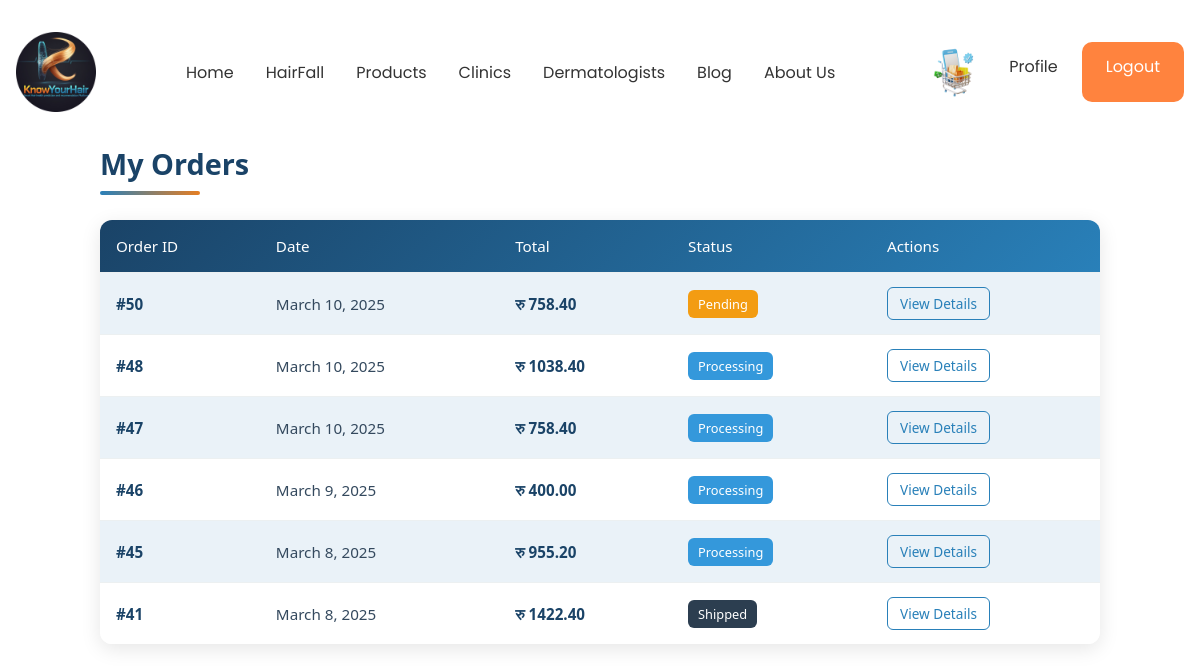
Page /product/my-orders/ (signed in) on the earlier database version.
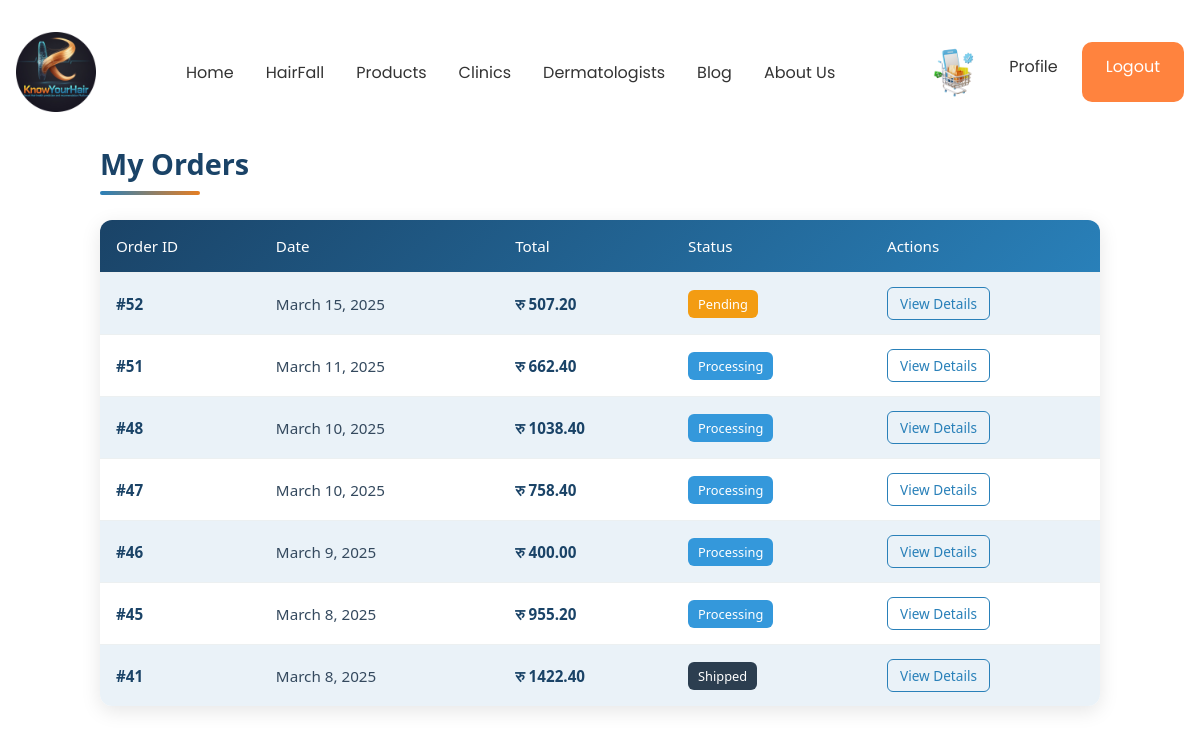
Same page on the later database version.
### product/models.py (models this page shows, shortened)
class Order(models.Model):
    STATUS_CHOICES = [
        ('Pending', 'Pending'),
        ('Processing', 'Processing'),
        ('Shipped', 'Shipped'),
        ('Delivered', 'Delivered'),
        ('Cancelled', 'Cancelled'),
    ]
    user = models.ForeignKey(User, on_delete=models.CASCADE, related_name="orders")
    total_amount = models.DecimalField(max_digits=10, decimal_places=2, default=0.00)
    status = models.CharField(max_length=20, choices=STATUS_CHOICES, default='Pending')
    city = models.TextField( default='Kathmandu')
    postal_code = models.TextField(default='44600')
    shipping_address = models.TextField()
    phone = models.CharField(max_length=20)
    created_at = models.DateTimeField(auto_now_add=True)
    updated_at = models.DateTimeField(auto_now=True)
    transaction_uuid = models.CharField(max_length=100, blank=True, null=True)
    payment_ref = models.CharField(max_length=100, blank=True, null=True)
    payment_method = models.CharField(max_length=20, blank=True, null=True)

### product/views.py (the view)
# urls.py: path('my-orders/', views.my_orders, name='my_orders'),
@login_required
def my_orders(request):
    orders = Order.objects.filter(user=request.user).order_by('-created_at')
    return render(request, 'product/my_orders.html', {'orders': orders})

### product/templates/product/my_orders.html (shortened to what this page needs)
{% extends "base/base.html" %}
{% load static %}
{% block myOrders_css %}
<link rel="stylesheet" type="text/css" href="{% static 'product/css/myOrders.css' %}">
{% endblock %}
{% block content %}
<div class="order-list-container">
    <h2 class="order-list-title">My Orders</h2>
    {% if orders %}
        <div class="order-list-table-container">
            <table class="order-list-table">
                <thead class="order-list-table-head">
                    <tr>
                        <th>Order ID</th>
                        <th>Date</th>
                        <th>Total</th>
                        <th>Status</th>
                        <th>Actions</th>
                    </tr>
                </thead>
                <tbody class="order-list-table-body">
                    {% for order in orders %}
                    <tr>
                        <td class="order-list-order-id">#{{ order.id }}</td>
                        <td class="order-list-date">{{ order.created_at|date:"F j, Y" }}</td>
                        <td class="order-list-amount">रु {{ order.total_amount }}</td>
                        <td>
                            <span class="order-list-badge
                                {% if order.status == 'Pending' %}order-list-badge-warning
                                {% elif order.status == 'Processing' %}order-list-badge-info
                                {% elif order.status == 'Shipped' %}order-list-badge-primary
                                {% elif order.status == 'Delivered' %}order-list-badge-success
                                {% else %}order-list-badge-danger{% endif %}">
                                {{ order.status }}
                            </span>
                        </td>
                        <td>
                            <a href="{% url 'order_details' order.id %}" class="order-list-button">View Details</a>
                        </td>
                    </tr>
                    {% endfor %}
                </tbody>
            </table>
        </div>
    {% else %}
        <div class="order-list-alert">
            <p>You haven't placed any orders yet.</p>
            <a href="{% url 'KnowYourHair-product' %}" class="order-list-browse-button">Browse Products</a>
        </div>
    {% endif %}
</div>
{% endblock %}

### base/templates/base/base.html (shortened to what this page needs)
{% load static %}
<!DOCTYPE html>
<html lang="en">
<head>
    <link rel="stylesheet" href="https://cdnjs.cloudflare.com/ajax/libs/font-awesome/5.15.4/css/all.min.css">
    <link href="https://cdnjs.cloudflare.com/ajax/libs/font-awesome/6.0.0/css/all.min.css" rel="stylesheet">
     <link rel="stylesheet" type="text/css" href="{% static 'base/css/footer.css' %}">
    <link rel="stylesheet" type="text/css" href="{% static 'product/css/searchBar.css' %}">
    <link rel="stylesheet" href="https://cdnjs.cloudflare.com/ajax/libs/font-awesome/6.0.0/css/all.min.css">
    {% block myOrders_css %} {% endblock %}
</head>
<body>
    {% include 'base/navbar.html' %}
    <main class="container">
        {% block content %}{% endblock %}
    </main>
</body>
</html>

### base/templates/base/navbar.html (shortened to what this page needs)
{% load static %}
{% block navbar_css %}
<link rel="stylesheet" type="text/css" href="{% static 'base/css/home.css' %}">
{% endblock %}
<nav>
    <div class="nav__header">
    <div class="nav__logo">
        <a href="{% url 'KnowYourHair-home' %}">
            <img src="{% static 'base/images/logo.png' %}" alt="KnowYourHair Logo" class="logo-image">
        </a>
    </div>
</div>
    <ul class="nav__links" id="nav-links">
        <li class="active"><a href="{% url 'KnowYourHair-home' %}">Home</a></li>
        <li><a href="{% url 'KnowYourHair-hairfallprediction' %}">HairFall</a></li>
        <li><a href="{% url 'KnowYourHair-product' %}">Products</a></li>
        <li><a href="{% url 'KnowYourHair-clinic' %}">Clinics</a></li>
        <li><a href="{% url 'dermatologist' %}">Dermatologists</a></li>
        <li><a href="{% url 'KnowYourHair-blog' %}">Blog</a></li>
        <li><a href="{% url 'KnowYourHair-AboutUs' %}">About Us</a></li>
    </ul>
  <div class="nav__btns">
    {% if user.is_authenticated %}
        {% if request.user.is_superuser %}
            <a href="{% url 'adminDash' %}" class="btn sign__up">Dashboard</a>
        {% elif request.user.profile.agent %}
            <a href="{% url 'profile' %}" class="btn sign__up">Profile</a>
        {% elif request.user.profile.customer %}
            <a href="{% url 'cart_detail' %}" class="cart-icon">
                <img src="{% static 'base/images/cart.png' %}" alt="Cart" class="cart-image">
            </a>
            <a href="{% url 'profile' %}" class="btn sign__up">Profile</a>
        {% endif %}
        <a href="{% url 'logout' %}" class="btn sign__in">Logout</a>
    {% else %}
        <a href="{% url 'login' %}" class="btn sign__in">Login</a>
        <a href="{% url 'registration' %}" class="btn sign__up">Register</a>
    {% endif %}
</div>
</nav>

### product/static/product/css/myOrders.css (style rules this page uses)
:root { --ol-blue-dark: #1a4367; --ol-blue-medium: #2980b9; --ol-blue-light: #d4e6f1; --ol-blue-pale: #eaf2f8; --ol-orange-dark: #d35400; --ol-orange-medium: #e67e22; --ol-orange-light: #f8c471; --ol-orange-pale: #fef5e7; --ol-gray-dark: #34495e; --ol-gray-light: #ecf0f1; --ol-white: #ffffff; --ol-warning: #f39c12; --ol-info: #3498db; --ol-success: #27ae60; --ol-primary: #2c3e50; --ol-danger: #e74c3c; }
.order-list-container { font-family: 'Segoe UI', Roboto, Helvetica, Arial, sans-serif; color: var(--ol-gray-dark); max-width: 1000px; margin: 2rem auto; background-color: var(--ol-white); padding: 0; }
.order-list-title { color: var(--ol-blue-dark); font-size: 1.8rem; font-weight: 600; position: relative; padding-bottom: 12px; margin-bottom: 25px; }
.order-list-title::after { content: ''; position: absolute; bottom: 0; left: 0; height: 4px; width: 100px; background: linear-gradient(to right, var(--ol-blue-medium), var(--ol-orange-medium)); border-radius: 2px; }
.order-list-table-container { background-color: var(--ol-white); border-radius: 12px; box-shadow: 0 5px 20px rgba(0, 0, 0, 0.1); overflow: hidden; margin-bottom: 2rem; }
.order-list-table { width: 100%; border-collapse: separate; border-spacing: 0; margin-bottom: 0; }
.order-list-table-head { background: linear-gradient(135deg, var(--ol-blue-dark), var(--ol-blue-medium)); }
.order-list-table-head th { color: var(--ol-white); font-weight: 500; padding: 16px; border: none; text-align: left; font-size: 0.95rem; }
.order-list-table-body tr:nth-child(odd) { background-color: var(--ol-blue-pale); }
.order-list-table-body tr:nth-child(even) { background-color: var(--ol-white); }
.order-list-table-body td { padding: 14px 16px; border-top: 1px solid var(--ol-gray-light); font-size: 0.95rem; vertical-align: middle; }
.order-list-order-id { font-weight: 600; color: var(--ol-blue-dark); }
.order-list-date { color: var(--ol-gray-dark); }
.order-list-amount { font-weight: 600; color: var(--ol-blue-dark); }
.order-list-badge { display: inline-block; padding: 5px 10px; border-radius: 6px; font-size: 0.8rem; font-weight: 500; color: var(--ol-white); }
.order-list-badge-warning { background-color: var(--ol-warning); }
.order-list-badge-info { background-color: var(--ol-info); }
.order-list-badge-primary { background-color: var(--ol-primary); }
.order-list-button { display: inline-block; background-color: transparent; color: var(--ol-blue-medium); border: 1px solid var(--ol-blue-medium); border-radius: 6px; padding: 6px 12px; font-size: 0.85rem; font-weight: 500; text-decoration: none; transition: all 0.25s ease; }

Differences in the rows shown:
removed Order: id "50", created_at "March 10, 2025", total_amount "758.40", status "Pending"
added Order: id "52", created_at "March 15, 2025", total_amount "507.20", status "Pending"
added Order: id "51", created_at "March 11, 2025", total_amount "662.40", status "Processing"
